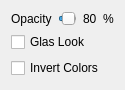
            <widget class="QWidget" name="page_2">
             <property name="geometry">
              <rect>
               <x>0</x>
               <y>0</y>
               <width>125</width>
               <height>90</height>
              </rect>
             </property>
             <attribute name="label">
              <string>Modal Dialogs</string>
             </attribute>
             <layout class="QGridLayout" name="gridLayout_17">
              <item row="0" column="0" colspan="2">
               <layout class="QHBoxLayout" name="_2">
                <item>
                 <widget class="QLabel" name="label_34">
                  <property name="text">
                   <string>Opacity</string>
                  </property>
                 </widget>
                </item>
                <item>
                 <widget class="QSlider" name="modalOpacity">
                  <property name="minimum">
                   <number>40</number>
                  </property>
                  <property name="maximum">
                   <number>100</number>
                  </property>
                  <property name="singleStep">
                   <number>10</number>
                  </property>
                  <property name="value">
                   <number>80</number>
                  </property>
                  <property name="orientation">
                   <enum>Qt::Horizontal</enum>
                  </property>
                 </widget>
                </item>
                <item>
                 <widget class="QLabel" name="label_32">
                  <property name="sizePolicy">
                   <sizepolicy hsizetype="Maximum" vsizetype="Preferred">
                    <horstretch>0</horstretch>
                    <verstretch>0</verstretch>
                   </sizepolicy>
                  </property>
                  <property name="text">
                   <string>80</string>
                  </property>
                 </widget>
                </item>
                <item>
                 <widget class="QLabel" name="label_33">
                  <property name="sizePolicy">
                   <sizepolicy hsizetype="Maximum" vsizetype="Preferred">
                    <horstretch>0</horstretch>
                    <verstretch>0</verstretch>
                   </sizepolicy>
                  </property>
                  <property name="text">
                   <string>%</string>
                  </property>
                 </widget>
                </item>
               </layout>
              </item>
              <item row="3" column="0" colspan="2">
               <spacer name="verticalSpacer_13">
                <property name="orientation">
                 <enum>Qt::Vertical</enum>
                </property>
                <property name="sizeHint" stdset="0">
                 <size>
                  <width>20</width>
                  <height>40</height>
                 </size>
                </property>
               </spacer>
              </item>
              <item row="2" column="0" colspan="2">
               <widget class="QCheckBox" name="modalInvert">
                <property name="text">
                 <string>Invert Colors</string>
                </property>
               </widget>
              </item>
              <item row="1" column="0" colspan="2">
               <widget class="QCheckBox" name="modalGlas">
                <property name="text">
                 <string>Glas Look</string>
                </property>
               </widget>
              </item>
             </layout>
            </widget>
